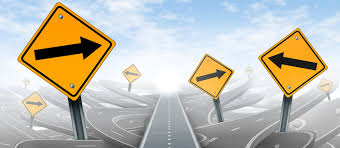
#> input picture VisaoComp/Aula4/Placas.jpg, 340 x 148 px, found by its file name
$ python aula4.py
#> lines starting #> are read from the running program, lines starting #| are printed output that depends on the picture
import numpy as np
import cv2
from matplotlib import pyplot as plt

img1 = cv2.imread('C:/Users/cirog/source/SegundoAno/VisaoComp/Aula4/Placas.jpg', 0)  # o 0 converte para cinza
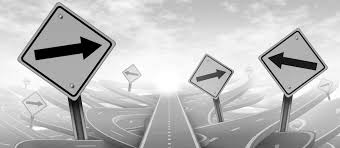
#> img1: shape (148, 340); min 0, max 255, mean 189.8
img2 = cv2.imread('C:/Users/cirog/source/SegundoAno/VisaoComp/Aula4/Placa.jpg', 0) # alterar o caminho para que corresponda com o da imagem
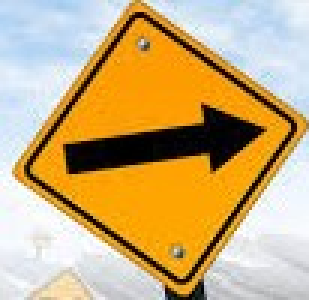
#> input picture VisaoComp/Aula4/Placa.jpg, 103 x 100 px, found by its file name (shown 3 times larger)
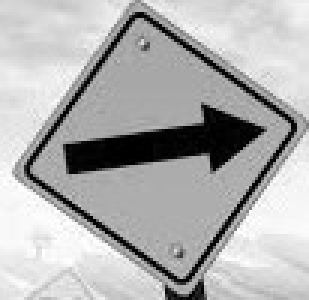
#> img2: shape (100, 103) (shown 3 times larger); min 0, max 255, mean 176.6

# Initiate SIFT detector
sift = cv2.SIFT_create()

# find the keypoints and descriptors with SIFT
kp1, des1 = sift.detectAndCompute(img1, None)
#> kp1 = 205 keypoints; strongest (x, y, size): (86, 47, 12.4), (41, 54, 8), (279, 60, 9.4), (287, 100, 6.6)
kp2, des2 = sift.detectAndCompute(img2, None)
#> kp2 = 38 keypoints; strongest (x, y, size): (73, 45, 12.3), (28, 52, 8.2), (67, 95, 1.9), (71, 55, 2.5)

# Draw keypoints
kp1_image = cv2.drawKeypoints(img1, kp1, None, color=(0, 255, 0), flags=cv2.DRAW_MATCHES_FLAGS_DRAW_RICH_KEYPOINTS)
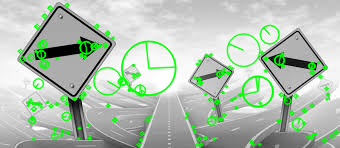
#> kp1_image: shape (148, 340, 3); mean of channels 0, 1, 2 178.5, 194.5, 178.5; drawn as B, G, R
kp2_image = cv2.drawKeypoints(img2, kp2, None, color=(0, 255, 0), flags=cv2.DRAW_MATCHES_FLAGS_DRAW_RICH_KEYPOINTS)
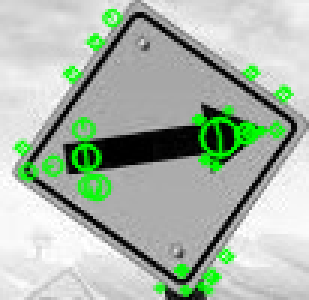
#> kp2_image: shape (100, 103, 3) (shown 3 times larger); mean of channels 0, 1, 2 169.7, 183.5, 169.7; drawn as B, G, R

cv2.imshow('SIFT1', kp1_image)
cv2.imshow('SIFT2', kp2_image)
# cv2.waitKey(0)

# BFMatcher with default params
bf = cv2.BFMatcher()
matches = bf.knnMatch(des1, des2, k=2)
#> matches = 205 matches

# Apply ratio test
good = []
for m, n in matches:
    if m.distance < 0.75 * n.distance:
        good.append([m])
#> after the loop, good = 67 matches

# cv2.drawMatchesKnn expects list of lists as matches.
img3 = cv2.drawMatchesKnn(img1, kp1, img2, kp2, good, None, flags=2)
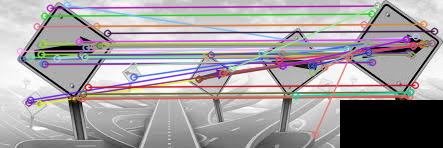
#> img3: shape (148, 443, 3); mean of channels 0, 1, 2 162.4, 160, 165.6; drawn as B, G, R

cv2.imshow('Matches', img3)
cv2.waitKey(0)
cv2.destroyAllWindows()
